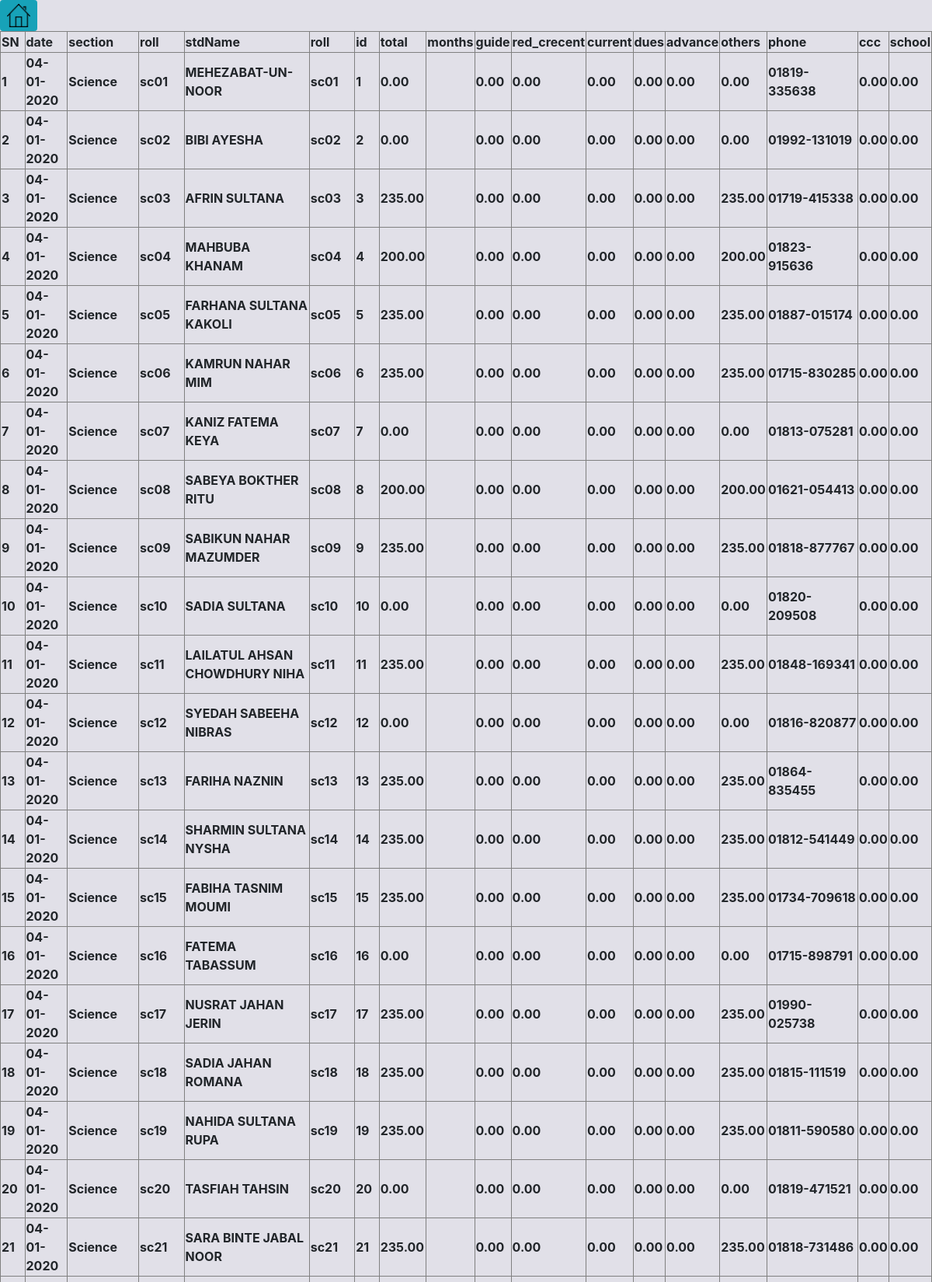
/id.php (upper part), run on the app's committed database.
### tables this page shows
CREATE TABLE `stdsalary` (
  `SN` int(11) NOT NULL,
  `date` varchar(15) NOT NULL,
  `id` int(11) DEFAULT NULL,
  `stdName` varchar(30) DEFAULT NULL,
  `fName` varchar(30) NOT NULL,
  `mName` varchar(26) NOT NULL,
  `section` varchar(15) DEFAULT NULL,
  `receiptNo` varchar(11) NOT NULL,
  `roll` varchar(15) NOT NULL,
  `months` varchar(255) NOT NULL,
  `re_admission` double(11,2) NOT NULL,
  `school` double(11,2) DEFAULT NULL,
  `ccc` double(11,2) DEFAULT NULL,
  `guide` double(11,2) DEFAULT NULL,
  `red_crecent` double(11,2) DEFAULT NULL,
  `current` double(11,2) DEFAULT NULL,
  `dues` double(11,2) DEFAULT NULL,
  `advance` double(11,2) DEFAULT NULL,
  `examFee` double(11,2) DEFAULT NULL,
  `others` double(11,2) DEFAULT NULL,
  `admitcard` double(11,2) NOT NULL,
  `syllebus` double(11,2) NOT NULL,
  `total` double(11,2) DEFAULT NULL,
  `pic` varchar(500) NOT NULL,
  `phone` varchar(25) NOT NULL
);

### id.php (the view, shortened to what this page needs)
<!doctype html>
<html lang="en">
  <head>
    <link rel="stylesheet" href="https://stackpath.bootstrapcdn.com/bootstrap/4.3.1/css/bootstrap.min.css">
  </head>
  <body style="background:#E1E0E8;">
  <a class="btn btn-info btn-sm" href="http://localhost/firozshah/"><img src="img/home.png"height="30px"width="30px"></a>
 <?php
$result = mysql_query("SELECT * FROM stdsalary where id order by id asc");
echo "<b><table border='1' align='center'><b></b><tr>
<th>SN</th>
<th>date</th>
<th>section</th>
<th>roll</th>
<th>stdName</th>
<th>roll</th>
<th>id</th>
<th>total</th>
<th>months</th>
<th>guide</th>
<th>red_crecent</th>
<th>current</th>
<th>dues</th>
<th>advance</th>
<th>others</th>
<th>phone</th>
<th>ccc</th>
<th>school</th>
</tr>";
while ($row = mysql_fetch_array($result))
{
echo "<tr>";
echo "<td>" . $row['SN'] . "</td>";
echo "<td>" . $row['date'] . "</td>";
echo "<td>" . $row['section'] . "</td>";
echo "<td>" . $row['roll'] . "</td>";
echo "<td>" . $row['stdName'] . "</td>";
echo "<td>" . $row['roll'] . "</td>";
echo "<td>" . $row['id'] . "</td>";
echo "<td>" . $row['total'] . "</td>";
echo "<td>" . $row['months'] . "</td>";
echo "<td>" . $row['guide'] . "</td>";
echo "<td>" . $row['red_crecent'] . "</td>";
echo "<td>" . $row['current'] . "</td>";
echo "<td>" . $row['dues'] . "</td>";
echo "<td>" . $row['advance'] . "</td>";
echo "<td>" . $row['others'] . "</td>";
echo "<td>" . $row['phone'] . "</td>";
echo "<td>" . $row['ccc'] . "</td>";
echo "<td>" . $row['school'] . "</td>";
echo "</tr>";
}
echo "</table>";
?>
  </body>
</html>

### data on the page
stdsalary: SN "1", date "04-01-2020", section "Science", roll "sc01", stdName "MEHEZABAT-UN-NOOR", id "1", total "0.00", guide "0.00", red_crecent "0.00", current "0.00", dues "0.00", advance "0.00", others "0.00", phone "01819-335638", ccc "0.00", school "0.00"
stdsalary: SN "2", date "04-01-2020", section "Science", roll "sc02", stdName "BIBI AYESHA", id "2", total "0.00", guide "0.00", red_crecent "0.00", current "0.00", dues "0.00", advance "0.00", others "0.00", phone "01992-131019", ccc "0.00", school "0.00"
stdsalary: SN "3", date "04-01-2020", section "Science", roll "sc03", stdName "AFRIN SULTANA", id "3", total "235.00", guide "0.00", red_crecent "0.00", current "0.00", dues "0.00", advance "0.00", others "235.00", phone "01719-415338", ccc "0.00", school "0.00"
stdsalary: SN "4", date "04-01-2020", section "Science", roll "sc04", stdName "MAHBUBA KHANAM", id "4", total "200.00", guide "0.00", red_crecent "0.00", current "0.00", dues "0.00", advance "0.00", others "200.00", phone "01823-915636", ccc "0.00", school "0.00"
stdsalary: SN "5", date "04-01-2020", section "Science", roll "sc05", stdName "FARHANA SULTANA KAKOLI", id "5", total "235.00", guide "0.00", red_crecent "0.00", current "0.00", dues "0.00", advance "0.00", others "235.00", phone "01887-015174", ccc "0.00", school "0.00"
stdsalary: SN "6", date "04-01-2020", section "Science", roll "sc06", stdName "KAMRUN NAHAR MIM", id "6", total "235.00", guide "0.00", red_crecent "0.00", current "0.00", dues "0.00", advance "0.00", others "235.00", phone "01715-830285", ccc "0.00", school "0.00"
stdsalary: SN "7", date "04-01-2020", section "Science", roll "sc07", stdName "KANIZ FATEMA KEYA", id "7", total "0.00", guide "0.00", red_crecent "0.00", current "0.00", dues "0.00", advance "0.00", others "0.00", phone "01813-075281", ccc "0.00", school "0.00"
stdsalary: SN "8", date "04-01-2020", section "Science", roll "sc08", stdName "SABEYA BOKTHER RITU", id "8", total "200.00", guide "0.00", red_crecent "0.00", current "0.00", dues "0.00", advance "0.00", others "200.00", phone "01621-054413", ccc "0.00", school "0.00"
stdsalary: SN "9", date "04-01-2020", section "Science", roll "sc09", stdName "SABIKUN NAHAR MAZUMDER", id "9", total "235.00", guide "0.00", red_crecent "0.00", current "0.00", dues "0.00", advance "0.00", others "235.00", phone "01818-877767", ccc "0.00", school "0.00"
stdsalary: SN "10", date "04-01-2020", section "Science", roll "sc10", stdName "SADIA SULTANA", id "10", total "0.00", guide "0.00", red_crecent "0.00", current "0.00", dues "0.00", advance "0.00", others "0.00", phone "01820-209508", ccc "0.00", school "0.00"
stdsalary: SN "11", date "04-01-2020", section "Science", roll "sc11", stdName "LAILATUL AHSAN CHOWDHURY NIHA", id "11", total "235.00", guide "0.00", red_crecent "0.00", current "0.00", dues "0.00", advance "0.00", others "235.00", phone "01848-169341", ccc "0.00", school "0.00"
stdsalary: SN "12", date "04-01-2020", section "Science", roll "sc12", stdName "SYEDAH SABEEHA NIBRAS", id "12", total "0.00", guide "0.00", red_crecent "0.00", current "0.00", dues "0.00", advance "0.00", others "0.00", phone "01816-820877", ccc "0.00", school "0.00"
stdsalary: SN "13", date "04-01-2020", section "Science", roll "sc13", stdName "FARIHA NAZNIN", id "13", total "235.00", guide "0.00", red_crecent "0.00", current "0.00", dues "0.00", advance "0.00", others "235.00", phone "01864-835455", ccc "0.00", school "0.00"
stdsalary: SN "14", date "04-01-2020", section "Science", roll "sc14", stdName "SHARMIN SULTANA NYSHA", id "14", total "235.00", guide "0.00", red_crecent "0.00", current "0.00", dues "0.00", advance "0.00", others "235.00", phone "01812-541449", ccc "0.00", school "0.00"
stdsalary: SN "15", date "04-01-2020", section "Science", roll "sc15", stdName "FABIHA TASNIM MOUMI", id "15", total "235.00", guide "0.00", red_crecent "0.00", current "0.00", dues "0.00", advance "0.00", others "235.00", phone "01734-709618", ccc "0.00", school "0.00"
stdsalary: SN "16", date "04-01-2020", section "Science", roll "sc16", stdName "FATEMA TABASSUM", id "16", total "0.00", guide "0.00", red_crecent "0.00", current "0.00", dues "0.00", advance "0.00", others "0.00", phone "01715-898791", ccc "0.00", school "0.00"
stdsalary: SN "17", date "04-01-2020", section "Science", roll "sc17", stdName "NUSRAT JAHAN JERIN", id "17", total "235.00", guide "0.00", red_crecent "0.00", current "0.00", dues "0.00", advance "0.00", others "235.00", phone "01990-025738", ccc "0.00", school "0.00"
stdsalary: SN "18", date "04-01-2020", section "Science", roll "sc18", stdName "SADIA JAHAN ROMANA", id "18", total "235.00", guide "0.00", red_crecent "0.00", current "0.00", dues "0.00", advance "0.00", others "235.00", phone "01815-111519", ccc "0.00", school "0.00"
stdsalary: SN "19", date "04-01-2020", section "Science", roll "sc19", stdName "NAHIDA SULTANA RUPA", id "19", total "235.00", guide "0.00", red_crecent "0.00", current "0.00", dues "0.00", advance "0.00", others "235.00", phone "01811-590580", ccc "0.00", school "0.00"
stdsalary: SN "20", date "04-01-2020", section "Science", roll "sc20", stdName "TASFIAH TAHSIN", id "20", total "0.00", guide "0.00", red_crecent "0.00", current "0.00", dues "0.00", advance "0.00", others "0.00", phone "01819-471521", ccc "0.00", school "0.00"
stdsalary: SN "21", date "04-01-2020", section "Science", roll "sc21", stdName "SARA BINTE JABAL NOOR", id "21", total "235.00", guide "0.00", red_crecent "0.00", current "0.00", dues "0.00", advance "0.00", others "235.00", phone "01818-731486", ccc "0.00", school "0.00"
